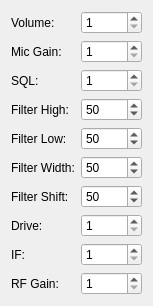
  <widget class="QWidget" name="gridLayoutWidget">
   <property name="geometry">
    <rect>
     <x>369</x>
     <y>10</y>
     <width>131</width>
     <height>256</height>
    </rect>
   </property>
   <layout class="QGridLayout" name="gridLayout">
    <item row="0" column="1">
     <widget class="QSpinBox" name="sbVolumeStep">
      <property name="minimum">
       <number>1</number>
      </property>
      <property name="maximum">
       <number>10</number>
      </property>
     </widget>
    </item>
    <item row="1" column="1">
     <widget class="QSpinBox" name="sbMicGainStep">
      <property name="minimum">
       <number>1</number>
      </property>
      <property name="maximum">
       <number>10</number>
      </property>
     </widget>
    </item>
    <item row="8" column="1">
     <widget class="QSpinBox" name="sbIfStep">
      <property name="minimum">
       <number>1</number>
      </property>
      <property name="maximum">
       <number>10000</number>
      </property>
     </widget>
    </item>
    <item row="2" column="1">
     <widget class="QSpinBox" name="sbSqlStep">
      <property name="minimum">
       <number>1</number>
      </property>
      <property name="maximum">
       <number>20</number>
      </property>
     </widget>
    </item>
    <item row="3" column="1">
     <widget class="QSpinBox" name="sbFilterHighStep">
      <property name="minimum">
       <number>1</number>
      </property>
      <property name="maximum">
       <number>1000</number>
      </property>
      <property name="value">
       <number>50</number>
      </property>
     </widget>
    </item>
    <item row="4" column="1">
     <widget class="QSpinBox" name="sbFilterLowStep">
      <property name="minimum">
       <number>1</number>
      </property>
      <property name="maximum">
       <number>1000</number>
      </property>
      <property name="value">
       <number>50</number>
      </property>
     </widget>
    </item>
    <item row="5" column="1">
     <widget class="QSpinBox" name="sbFilterWidthStep">
      <property name="minimum">
       <number>1</number>
      </property>
      <property name="maximum">
       <number>1000</number>
      </property>
      <property name="value">
       <number>50</number>
      </property>
     </widget>
    </item>
    <item row="6" column="1">
     <widget class="QSpinBox" name="sbFilterShiftStep">
      <property name="minimum">
       <number>1</number>
      </property>
      <property name="maximum">
       <number>1000</number>
      </property>
      <property name="value">
       <number>50</number>
      </property>
     </widget>
    </item>
    <item row="7" column="1">
     <widget class="QSpinBox" name="sbDriveStep">
      <property name="minimum">
       <number>1</number>
      </property>
      <property name="maximum">
       <number>5</number>
      </property>
     </widget>
    </item>
    <item row="0" column="0">
     <widget class="QLabel" name="label">
      <property name="text">
       <string>Volume:</string>
      </property>
     </widget>
    </item>
    <item row="1" column="0">
     <widget class="QLabel" name="label_2">
      <property name="text">
       <string>Mic Gain:</string>
      </property>
     </widget>
    </item>
    <item row="2" column="0">
     <widget class="QLabel" name="label_3">
      <property name="text">
       <string>SQL:</string>
      </property>
     </widget>
    </item>
    <item row="3" column="0">
     <widget class="QLabel" name="label_4">
      <property name="text">
       <string>Filter High:</string>
      </property>
     </widget>
    </item>
    <item row="4" column="0">
     <widget class="QLabel" name="label_5">
      <property name="text">
       <string>Filter Low:</string>
      </property>
     </widget>
    </item>
    <item row="5" column="0">
     <widget class="QLabel" name="label_6">
      <property name="text">
       <string>Filter Width:</string>
      </property>
     </widget>
    </item>
    <item row="6" column="0">
     <widget class="QLabel" name="label_7">
      <property name="text">
       <string>Filter Shift:</string>
      </property>
     </widget>
    </item>
    <item row="7" column="0">
     <widget class="QLabel" name="label_8">
      <property name="text">
       <string>Drive:</string>
      </property>
     </widget>
    </item>
    <item row="8" column="0">
     <widget class="QLabel" name="label_9">
      <property name="text">
       <string>IF:</string>
      </property>
     </widget>
    </item>
    <item row="9" column="1">
     <widget class="QSpinBox" name="sbRfGainStep">
      <property name="minimum">
       <number>1</number>
      </property>
      <property name="maximum">
       <number>20</number>
      </property>
     </widget>
    </item>
    <item row="9" column="0">
     <widget class="QLabel" name="label_10">
      <property name="text">
       <string>RF Gain:</string>
      </property>
     </widget>
    </item>
   </layout>
  </widget>
